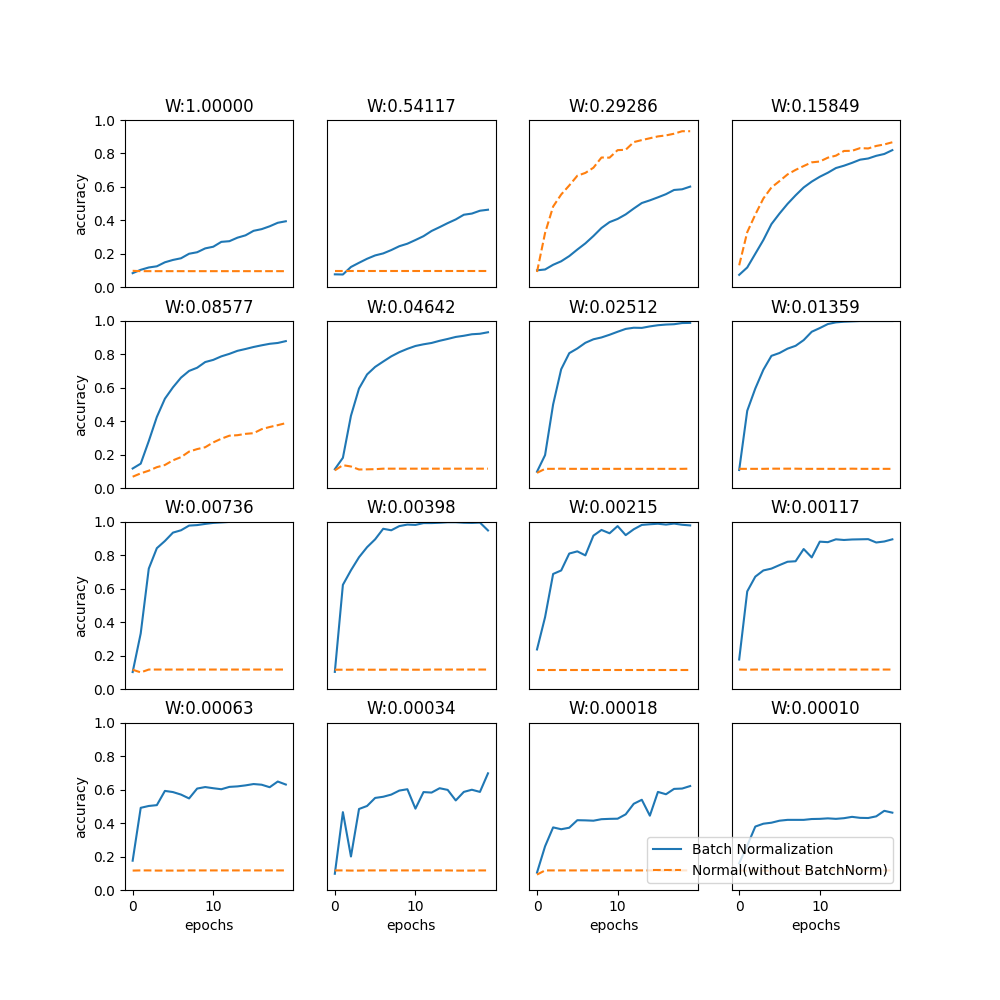

Write Python code to recreate this figure.
# coding: utf-8
import sys, os
sys.path.append(os.pardir)  # 親ディレクトリのファイルをインポートするための設定
import numpy as np
import matplotlib.pyplot as plt
from dataset.mnist import load_mnist
from common.multi_layer_net_extend import MultiLayerNetExtend
from common.optimizer import SGD, Adam

(x_train, t_train), (x_test, t_test) = load_mnist(normalize=True)

# 学習データを削減
x_train = x_train[:1000]
t_train = t_train[:1000]

max_epochs = 20
train_size = x_train.shape[0]
batch_size = 100
learning_rate = 0.01


def __train(weight_init_std):
    bn_network = MultiLayerNetExtend(input_size=784, hidden_size_list=[100, 100, 100, 100, 100], output_size=10, 
                                    weight_init_std=weight_init_std, use_batchnorm=True)
    network = MultiLayerNetExtend(input_size=784, hidden_size_list=[100, 100, 100, 100, 100], output_size=10,
                                weight_init_std=weight_init_std)
    optimizer = SGD(lr=learning_rate)
    
    train_acc_list = []
    bn_train_acc_list = []
    
    iter_per_epoch = max(train_size / batch_size, 1)
    epoch_cnt = 0
    
    for i in range(1000000000):
        batch_mask = np.random.choice(train_size, batch_size)
        x_batch = x_train[batch_mask]
        t_batch = t_train[batch_mask]
    
        for _network in (bn_network, network):
            grads = _network.gradient(x_batch, t_batch)
            optimizer.update(_network.params, grads)
    
        if i % iter_per_epoch == 0:
            train_acc = network.accuracy(x_train, t_train)
            bn_train_acc = bn_network.accuracy(x_train, t_train)
            train_acc_list.append(train_acc)
            bn_train_acc_list.append(bn_train_acc)
    
            print("epoch:" + str(epoch_cnt) + " | " + str(train_acc) + " - " + str(bn_train_acc))
    
            epoch_cnt += 1
            if epoch_cnt >= max_epochs:
                break
                
    return train_acc_list, bn_train_acc_list


# 3.グラフの描画==========
weight_scale_list = np.logspace(0, -4, num=16)
x = np.arange(max_epochs)
plt.figure(figsize=(10,10))

for i, w in enumerate(weight_scale_list):
    print( "============== " + str(i+1) + "/16" + " ==============")
    train_acc_list, bn_train_acc_list = __train(w)
    plt.subplot(4,4,i+1)
    plt.title("W:{:.5f}".format(w))
    if i == 15:
        plt.plot(x, bn_train_acc_list, label='Batch Normalization', markevery=2)
        plt.plot(x, train_acc_list, linestyle = "--", label='Normal(without BatchNorm)', markevery=2)
    else:
        plt.plot(x, bn_train_acc_list, markevery=2)
        plt.plot(x, train_acc_list, linestyle="--", markevery=2)

    plt.ylim(0, 1.0)
    if i % 4:
        plt.yticks([])
    else:
        plt.ylabel("accuracy")
    if i < 12:
        plt.xticks([])
    else:
        plt.xlabel("epochs")
plt.legend(loc='lower right')    
plt.savefig('batch_norm_test.png')
plt.show()